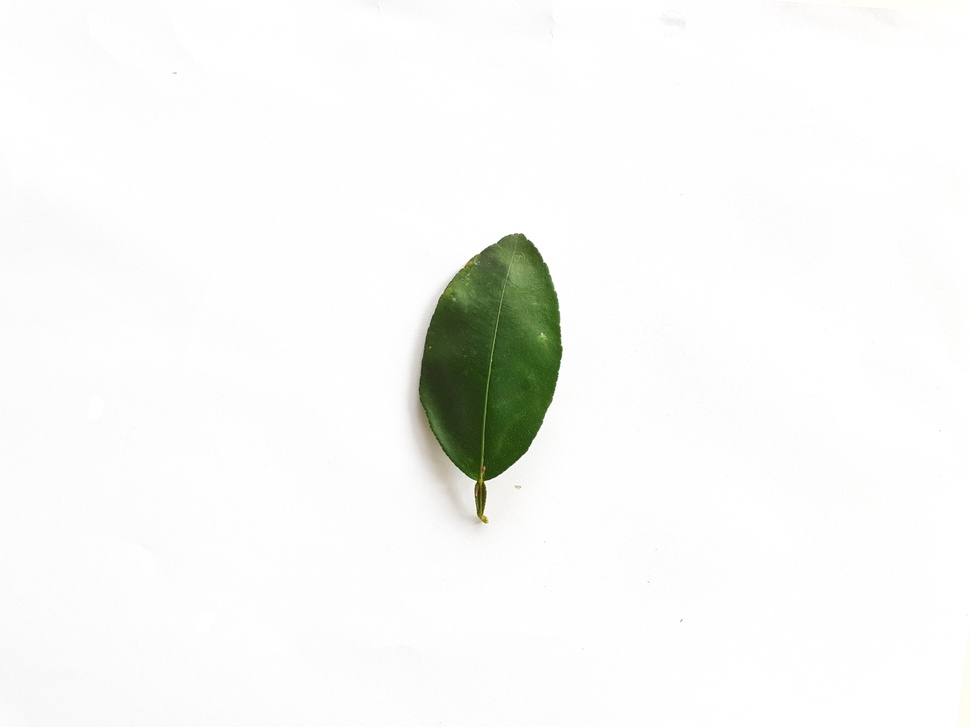
#> input picture Dataset/jeruknipis/001.jpg, 970 x 727 px, shrunk from 1600 x 1200 before the run; its folder holds 4 pictures in this run
$ python Images-Proccessing-Fundamental.py
#> lines starting #> are read from the running program, lines starting #| are printed output that depends on the picture
import numpy as np
import cv2
import glob

img_dir1 = "Dataset/jeruknipis/"
img_dir2 = "Dataset/Seledri/"

ext = ['jpg', 'png']

files1 = []
files2 = []

[files1.extend(glob.glob(img_dir1 + '*.' + e)) for e in ext]
[files2.extend(glob.glob(img_dir2 + '*.' + e)) for e in ext]

images1 = [cv2.imread(file1) for file1 in files1]
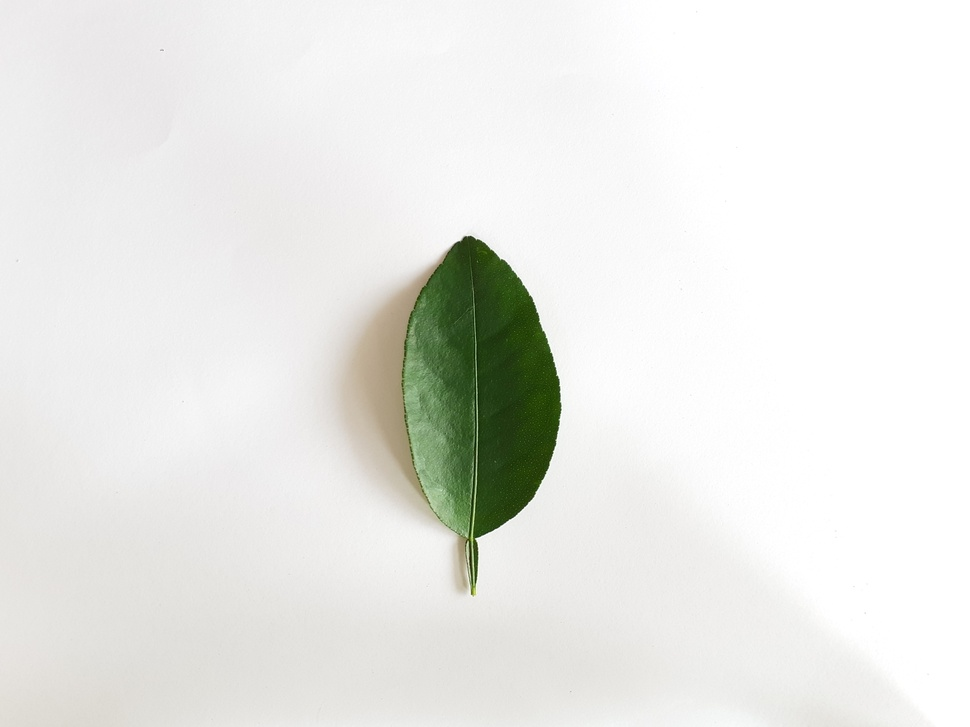
#> input picture Dataset/jeruknipis/002.jpg, 970 x 727 px, shrunk from 1600 x 1200 before the run
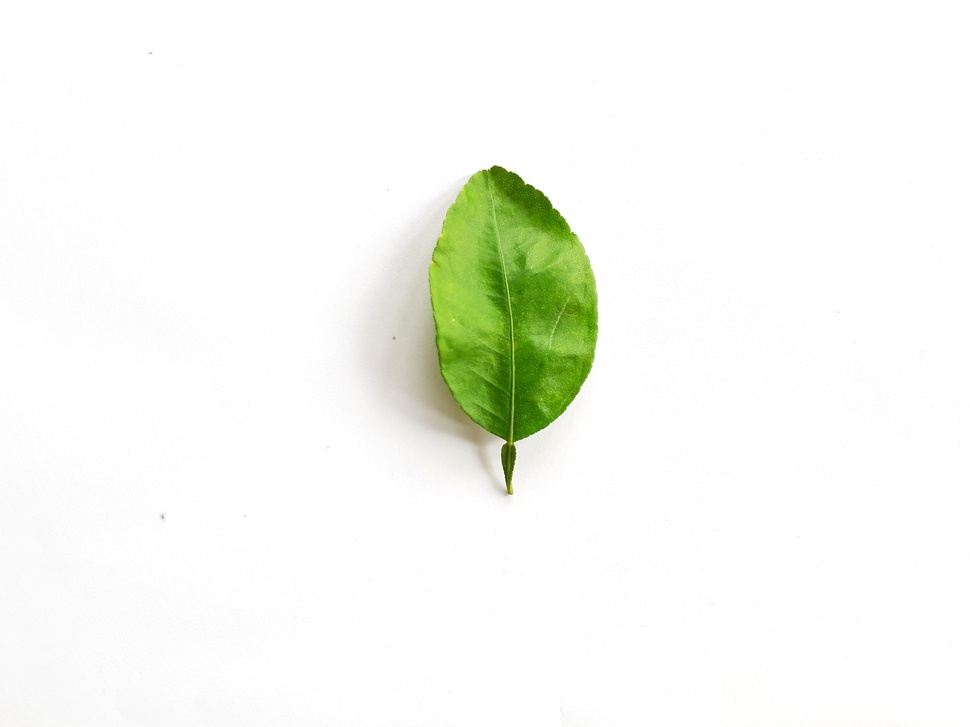
#> input picture Dataset/jeruknipis/003.jpg, 970 x 727 px, shrunk from 1600 x 1200 before the run
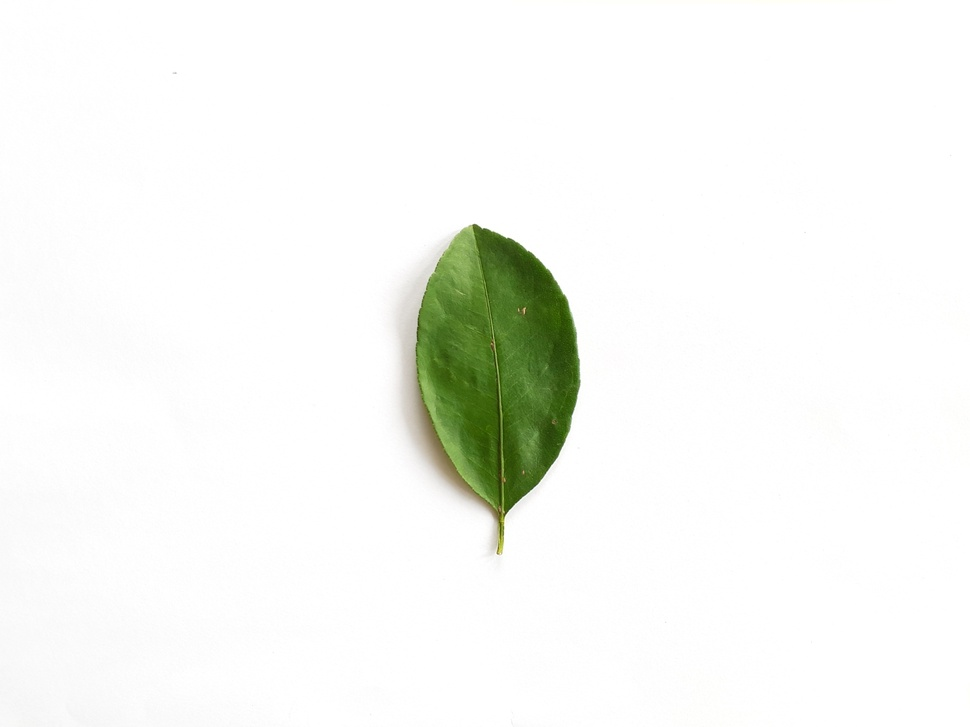
#> input picture Dataset/jeruknipis/004.jpg, 970 x 727 px, shrunk from 1600 x 1200 before the run
#> images1 = 4 items
images2 = [cv2.imread(file2) for file2 in files2]

i = 1
for img1 in images1:
    img_adjusted1 = cv2.addWeighted(img1, 1.5, np.zeros(img1.shape, img1.dtype), 0, -12)
    img_name1 = "Dataset/img-procces-jeruknipis/" + str(i) + ".jpg"
    cv2.imwrite(img_name1, img_adjusted1)
    i += 1
#> this loop made 4 passes
#> img_name1 on passes 1 to 4: 'Dataset/img-procces-jeruknipis/1.jpg', 'Dataset/img-procces-jeruknipis/2.jpg', 'Dataset/img-procces-jeruknipis/3.jpg', 'Dataset/img-procces-jeruknipis/4.jpg'
#> pass 1, `img_adjusted1 = cv2.addWeighted(img1, 1.5, np.zeros(img1.shape, img1.d..`:
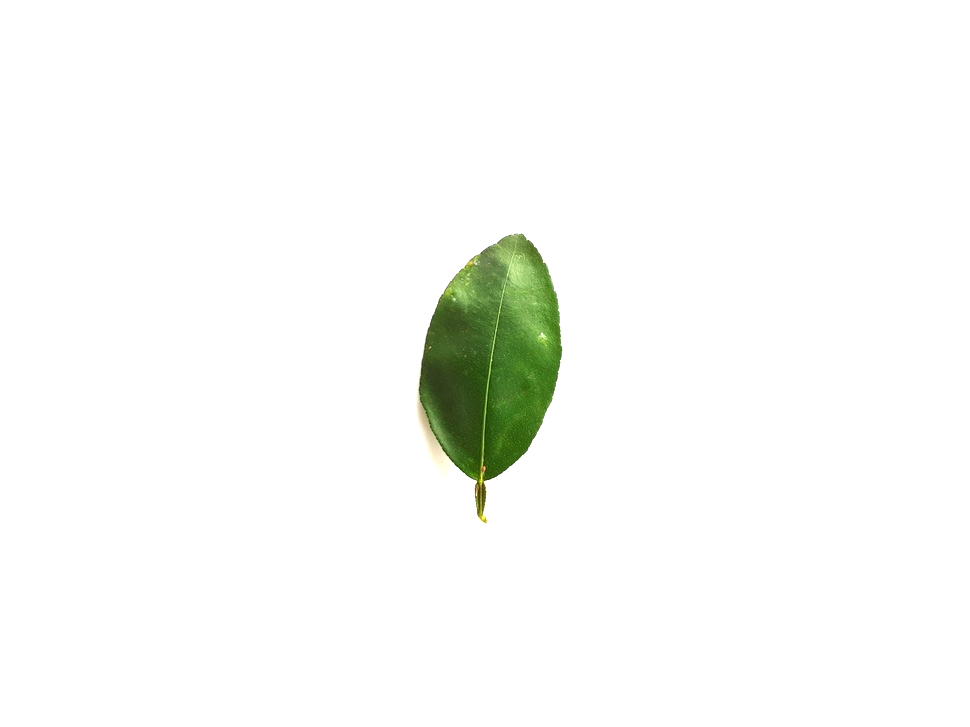
#> img_adjusted1: shape (727, 970, 3); mean B, G, R 247.2, 250, 248.6
#> pass 2, `img_adjusted1 = cv2.addWeighted(img1, 1.5, np.zeros(img1.shape, img1.d..`:
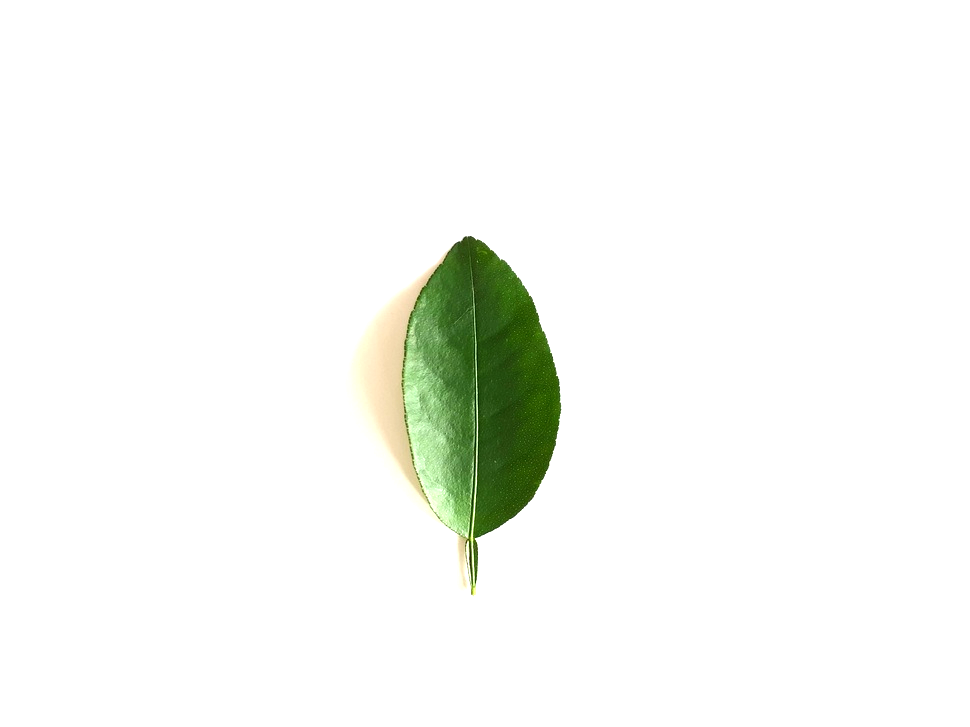
#> img_adjusted1: shape (727, 970, 3); mean B, G, R 243.9, 248, 246
#> pass 3, `img_adjusted1 = cv2.addWeighted(img1, 1.5, np.zeros(img1.shape, img1.d..`:
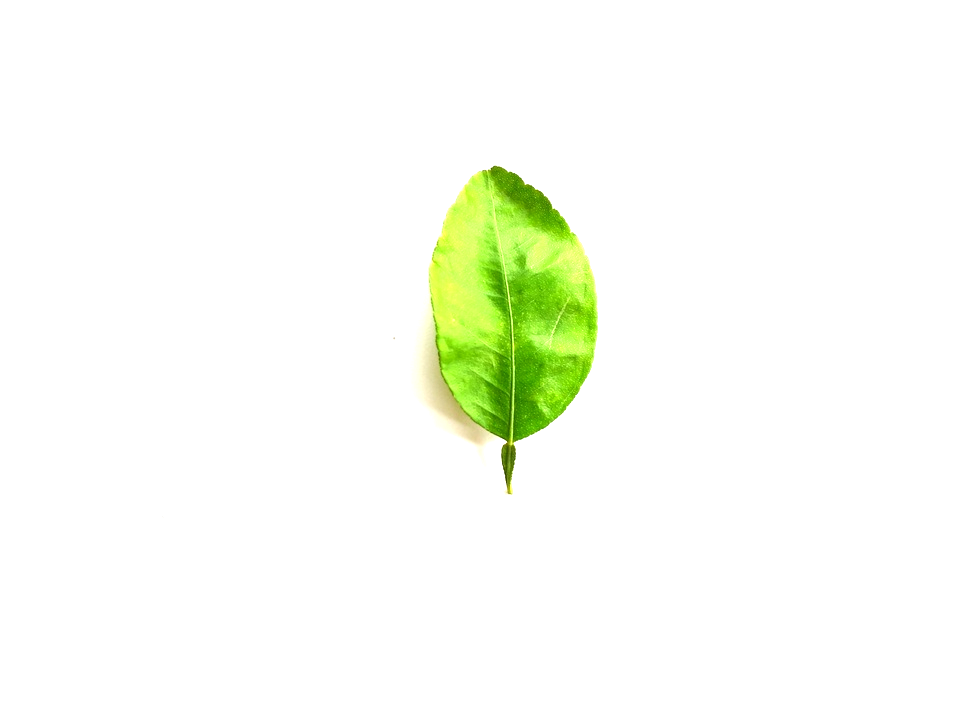
#> img_adjusted1: shape (727, 970, 3); mean B, G, R 244.3, 253.2, 249.9
#> after the loop, i = 5

x = 1
for img2 in images2:
    img_adjusted2 = cv2.addWeighted(img2, 1.5, np.zeros(img2.shape, img2.dtype), 0, 10)
    img_name2 = "Dataset/img-procces-Seledri/" + str(i) + ".jpg"
    cv2.imwrite(img_name2, img_adjusted2)
    x += 1
#> after the loop, x = 1
